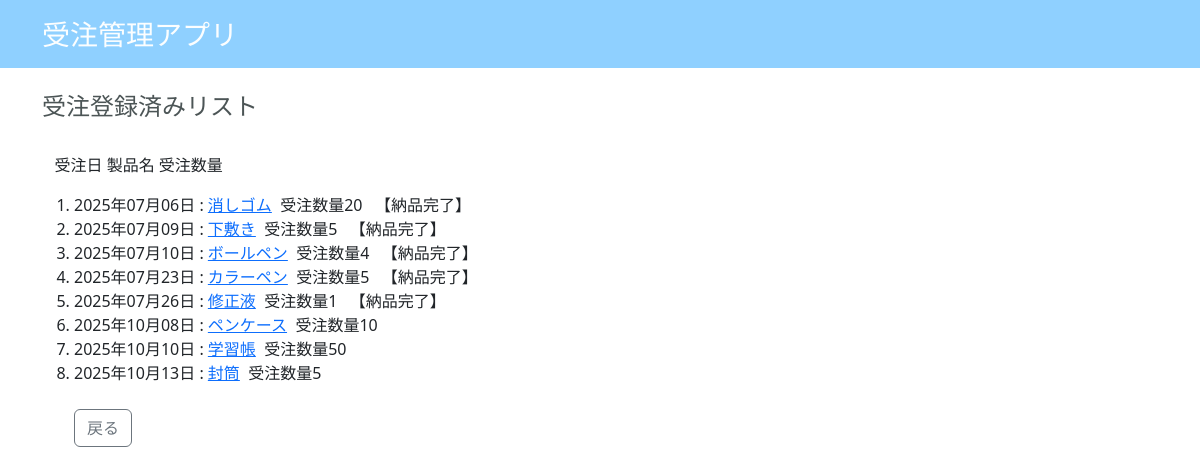
/juchu/order/list/, run on the app's committed database.
### juchu/models.py (models this page shows, shortened)
class Order(models.Model):
    id = models.UUIDField( primary_key = True , default = uuid.uuid4 , editable = False , verbose_name = "ID")
    product_name = models.CharField( max_length = 20 , verbose_name = "製品名") #営業
    order_date = models.DateField( verbose_name = "受注日") #営業
    requested_delivery_date = models.DateField( verbose_name = "希望納期") #営業
    number_of_orders = models.IntegerField( verbose_name = "受注数量") #営業
    shipping_date = models.DateField( null=True, blank=True , verbose_name = "出荷日") #生産管理
    actual_delivery_date = models.DateField( null=True, blank=True , verbose_name = "納入日") #生産管理
    vehicle_dispatch = models.CharField( null=True, blank=True , max_length = 10 , choices = DispatchStatus.choices , verbose_name = "配車状況") #物流
    created_at = models.DateTimeField( auto_now_add = True , verbose_name = "作成日時")
    updated_at = models.DateTimeField( auto_now = True , verbose_name = "更新日時")

### juchu/views.py (the view)
class OrderListView(View):
    def get( self , request ):
        list_python = Order.objects.order_by("order_date")
        for i in list_python :
            i.is_delivered =(
                i.actual_delivery_date is not None and
                i.actual_delivery_date <= date.today()
            )
        return render( request , "order_list.html" , {"list_html" : list_python})

### templates/order_list.html
{% extends "base.html" %}
{% block body %}
<div class="container">
    <h4 style="color:#4c5556">受注登録済みリスト</h4>
    <br>
    <p>&nbsp;&nbsp; 受注日 製品名 受注数量</p>
    <ol>
        {% for list in list_html %}
        <li>
            {{ list.order_date | date:"Y年m月d日"}} :
            <a href = "{% url 'juchu:order_detail' list.id %}">{{ list.product_name }}</a>
            &nbsp;受注数量{{ list.number_of_orders }}
            {% if list.is_delivered %}
                &nbsp;&nbsp;【納品完了】
            {% endif %}
        </li>
        {% empty %}
        <p>登録された受注データはひとつもありません。</p>
        {% endfor %}
        <br>
        <p><a href = "{% url 'juchu:index' %}" class="btn btn-outline-secondary">戻る</a></p>
    </ol>
</div>
{% endblock %}

### templates/base.html (shortened to what this page needs)
<!DOCTYPE html>
<html lang = "ja">
    <head>
        <link href="https://cdn.jsdelivr.net/npm/bootstrap@5.3.0/dist/css/bootstrap.min.css" rel="stylesheet">
    </head>
    <body>
        <nav class="navbar mb-4" style="background-color:  #8fd0ff;" >
             <div class="container">
                <a class="navbar-brand fs-3" style="color: #fcfeff" href = "{% url 'juchu:index' %}">受注管理アプリ</a>
            </div>
        </nav>
        {% block body %}
        {% endblock %}
    </body>
</html>

### data on the page
Order: order_date "2025年07月06日", product_name "消しゴム", number_of_orders "20", shows "【納品完了】"
Order: order_date "2025年07月09日", product_name "下敷き", number_of_orders "5", shows "【納品完了】"
Order: order_date "2025年07月10日", product_name "ボールペン", number_of_orders "4", shows "【納品完了】"
Order: order_date "2025年07月23日", product_name "カラーペン", number_of_orders "5", shows "【納品完了】"
Order: order_date "2025年07月26日", product_name "修正液", number_of_orders "1", shows "【納品完了】"
Order: order_date "2025年10月08日", product_name "ペンケース", number_of_orders "10"
Order: order_date "2025年10月10日", product_name "学習帳", number_of_orders "50"
Order: order_date "2025年10月13日", product_name "封筒", number_of_orders "5"
